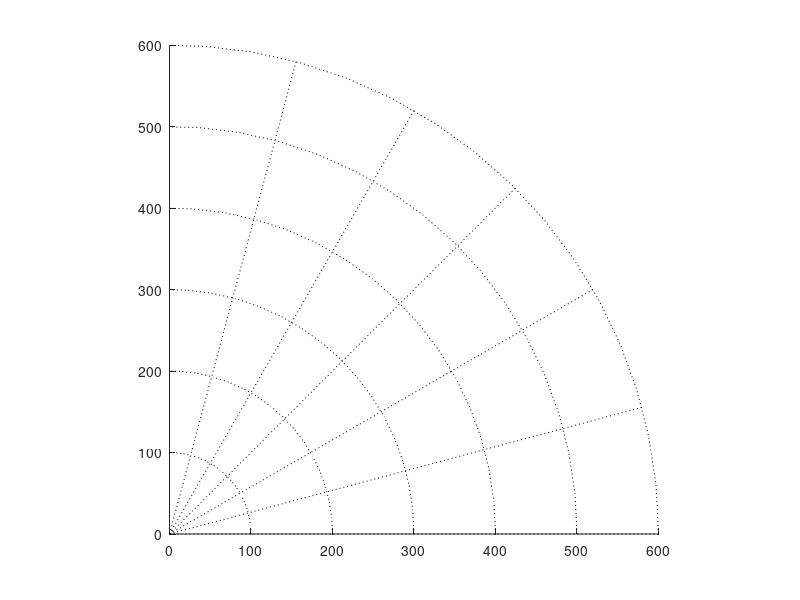

This chart was generated by the following MATLAB code:
function plotaxis
% plotaxis.m
% *************************************************************************
% This is the script to plot the baseball field axis
%
hold on
t=0:0.1:pi/2+0.1;
for k=1:6
    xi=k*100*cos(t);
    yi=k*100*sin(t);
    plot(xi,yi,'k:');
end

t=0:pi/12:pi/2;
for k =1:6
    xi=600*cos(t(k));
    yi=600*sin(t(k));
    plot([0,xi],[0,yi],'k:')
end

axis([0 600 0 600])
axis square
box off
hold off